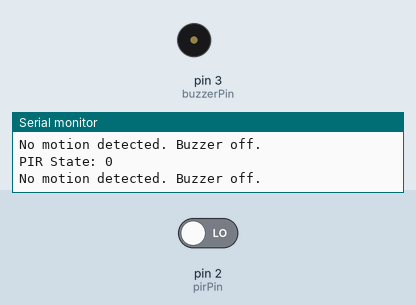
Recording of a sketch running on a simulated Arduino Uno, built with avr-gcc and run on an emulated ATmega328P. On the bench: buzzer (waves = sounding), the last lines printed to the serial monitor. The inputs (shaded band) are chosen by the test bench; at power-on: pin 2 (pirPin) LOW.

Above: at 1.8 s.
1.9 s: pin 2 (pirPin) driven HIGH
At 2.4 s:
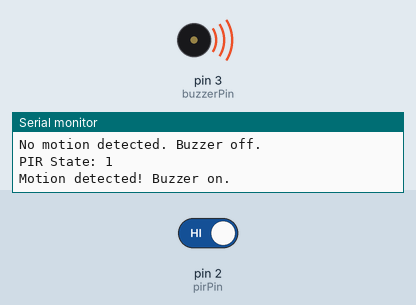
Timing chart, 0 to 4.9 s (numbered marks = the images above; inputs shaded):
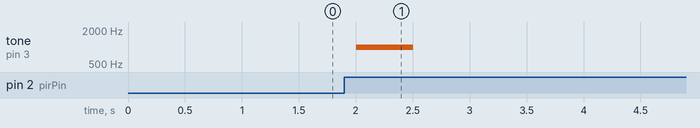

Measured:
- after the input at 1.9 s, tone on pin 3 (buzzerPin): silent → 1000 Hz after 0.10 s, → silent 0.50 s later

The sketch:

HomeSecurity.ino
```cpp
int pirPin = 2;  // PIR sensor output pin
int buzzerPin = 3;  // Buzzer control pin
int pirState = LOW;  // Store PIR sensor state
int lastPirState = LOW;  // Store the previous PIR sensor state

void setup() {
  pinMode(pirPin, INPUT);
  pinMode(buzzerPin, OUTPUT);
  Serial.begin(9600);  // Initialize serial communication for debugging
  Serial.println("System initialized.");
}

void loop() {
  pirState = digitalRead(pirPin);  // Read the PIR sensor state
  Serial.print("PIR State: ");
  Serial.println(pirState);

  if (pirState == HIGH && lastPirState == LOW) {
    // PIR sensor is triggered
    tone(buzzerPin, 1000);  // Turn the buzzer on at 1kHz
    Serial.println("Motion detected! Buzzer on.");
  } else {
    noTone(buzzerPin);  // Turn the buzzer off
    Serial.println("No motion detected. Buzzer off.");
  }

  lastPirState = pirState;  // Save the current PIR sensor state
  delay(500); // Delay to reduce serial monitor output
}
```
